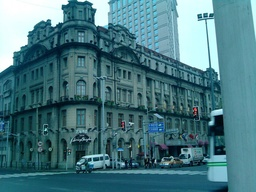
#> input picture utils/FoHIS/img/img.jpg, 256 x 192 px, shrunk from 1280 x 960 before the run
$ python -i guided_filter.py   (imports and definitions only)
#> lines starting #> are read from the running program, lines starting #| are printed output that depends on the picture
"""
Towards Simulating Foggy and Hazy Images and Evaluating their Authenticity
Ning Zhang, Lin Zhang*, and Zaixi Cheng
"""

from PIL import Image
import numpy as np


def dot(matrix1, matrix2, operation):
    """dot operation for the matrix1 and matrix2"""
    out = []
    size = len(matrix1), len(matrix1[0])

    for x in range(size[0]):
        temp = []
        for y in range(size[1]):
            temp.append(operation(matrix1[x][y], matrix2[x][y]))

        out.append(temp)

    return out


def convertImageToMatrix(image):
    size = image.size
    out = []

    for x in range(size[1]):
        temp = []
        for y in range(size[0]):
            temp.append(image.getpixel((y, x)))

        out.append(temp)

    return out


def guidedFilter(srcImage, guidedImage, radius, epsilon):
    """guided filter for the image
     src image must be gray image
     guided image must be gray image
    """

    size = srcImage.size
    src = convertImageToMatrix(srcImage)
    guided = convertImageToMatrix(guidedImage)

    one = []

    for x in range(size[1]):
        one.append([1.0] * size[0])

    n = boxFilter(one, radius)

    plus = lambda x, y: x + y
    minus = lambda x, y: x - y
    multiple = lambda x, y: x * y
    divide = lambda x, y: x / y

    meanI = dot(boxFilter(src, radius), n, divide)
    meanP = dot(boxFilter(guided, radius), n, divide)
    meanIP = dot(boxFilter(dot(src, guided, multiple), radius), n, divide)

    covIP = dot(meanIP, dot(meanI, meanP, multiple), minus)

    meanII = dot(boxFilter(dot(src, src, multiple), radius), n, divide)
    varI = dot(meanII, dot(meanI, meanI, multiple), minus)

    epsilonMatrix = []

    for x in range(size[1]):
        epsilonMatrix.append([epsilon] * size[0])

    a = dot(covIP, dot(varI, epsilonMatrix, plus), divide)
    b = dot(meanP, dot(a, meanI, multiple), minus)

    meanA = dot(boxFilter(a, radius), n, divide)
    meanB = dot(boxFilter(b, radius), n, divide)

    return dot(dot(meanA, src, multiple), meanB, plus)


def boxFilter(im, radius):
    """box filter for the image of the radius"""
    height, width = len(im), len(im[0])

    imDst = []
    imCum = []

    for x in range(height):
        imDst.append([0.0] * width)
        imCum.append([0.0] * width)

    #cumulative sum over Y axis
    for i in range(width):
        for j in range(height):
            if j == 0:
                imCum[j][i] = im[j][i]
            else:
                imCum[j][i] = im[j][i] + imCum[j - 1][i]

    #difference over Y axis
    for j in range(radius + 1):
        for i in range(width):
            imDst[j][i] = imCum[j + radius][i]

    for j in range(radius + 1, height - radius):
        for i in range(width):
            imDst[j][i] = imCum[j + radius][i] - imCum[j - radius - 1][i]

    for j in range(height - radius, height):
        for i in range(width):
            imDst[j][i] = imCum[height - 1][i] - imCum[j - radius - 1][i]

    #cumulative sum over X axis
    for j in range(height):
        for i in range(width):
            if i == 0:
                imCum[j][i] = imDst[j][i]
            else:
                imCum[j][i] = imDst[j][i] + imCum[j][i - 1]

    #difference over X axis
    for j in range(height):
        for i in range(radius + 1):
            imDst[j][i] = imCum[j][i + radius]

    for j in range(height):
        for i in range(radius + 1, width - radius):
            imDst[j][i] = imCum[j][i + radius] - imCum[j][i - radius - 1]

    for j in range(height):
        for i in range(width - radius, width):
            imDst[j][i] = imCum[j][width - 1] - imCum[j][i - radius - 1]

    return imDst


def getLight(srcImage, darkImage, cut):
    """get atmospheric light from the picture"""
    size = darkImage.size
    light = []

    for x in range(size[0]):
        for y in range(size[1]):
            light.append(darkImage.getpixel((x, y)))

    light.sort()
    light.reverse()

    threshold = light[int(cut * len(light))]

    atmosphere = {}

    for x in range(size[0]):
        for y in range(size[1]):
            if darkImage.getpixel((x, y)) >= threshold:
                atmosphere.update({(x, y): sum(srcImage.getpixel((x, y))) / 3.0})

    pos = sorted(atmosphere.items(), key = lambda item: item[1], reverse = True)[0][0]

    return srcImage.getpixel(pos)


def getTransmission(input_img, light, omiga):
    """get transmission from the picture"""
    size = input_img.size
    output = []

    for x in range(size[1]):
        temp = []
        for y in range(size[0]):
            temp.append(min(input_img.getpixel((y, x))) / float(min(light)))

        output.append(temp)

    transmission = []

    for x in range(size[1]):
        temp = []
        for y in range(size[0]):
            temp.append(1 - omiga * minimizeFilter(output, (x, y), (10, 10)))

        transmission.append(temp)

    return transmission


def minimizeFilter(input_img, point, size):
    """minimize filter for the input image"""
    begin = (point[0] - size[0] / 2, point[0] + size[0] / 2 + 1)
    end = (point[1] - size[1] / 2, point[1] + size[1] / 2 + 1)

    begin1, begin2 = int(begin[0]), int(begin[1])
    end1, end2 = int(end[0]), int(end[1])

    l = []

    for i in range(begin1, begin2):
        for j in range(end1, end2):
            if (i >= 0 and i < len(input_img)) and (j >= 0 and j < len(input_img[0])):
                l.append(input_img[i][j])

    return min(l)


def ensure(n):
    if n < 0:
        n = 0

    if n > 255:
        n = 255

    return int(n)


def guided_filter_image(img):
    dark = np.asarray(img).min(axis=2)
    light = getLight(img, Image.fromarray(dark), 0.001)

    transmission = getTransmission(img, light, 0.9)

    tranImage = Image.new('L', img.size)
    grayImage = img.convert('L')

    for x in range(img.size[0]):
        for y in range(img.size[1]):
            tranImage.putpixel((x, y), int(transmission[y][x] * 255))


    guided = guidedFilter(grayImage, tranImage, 25, 0.001)

    guidedImage = Image.new('L', img.size)

    for x in range(img.size[0]):
        for y in range(img.size[1]):
            guidedImage.putpixel((x, y), ensure(guided[y][x]))


    return guidedImage


def getDark(input_img, filter, frame):
    """get dark image from the input image"""
    size = input_img.size
    output = []

    for x in range(size[1]):
        temp = []
        for y in range(size[0]):
            temp.append(min(input_img.getpixel((y, x))))

        output.append(temp)

    output = filter2d(output, filter, frame)

    output_img = Image.new('L', size)

    for x in range(size[1]):
        for y in range(size[0]):
            output_img.putpixel((y, x), output[x][y])

    return output_img


def filter2d(input_img, filter, frame):
    """filter of the 2-dimension picture"""
    size = len(input_img), len(input_img[0])
    output = []

    for i in range(size[0]):
        temp = []
        for j in range(size[1]):
            temp.append(filter(input_img, (i, j), frame))

        output.append(temp)

    return output

>>> from PIL import Image
>>> picture = Image.open('../img/img.jpg')
#> picture is the input picture: PIL image 256x192 RGB; mean R, G, B 73.2, 119.6, 128.5
>>> result = guided_filter_image(picture)
#> in guided_filter_image, `dark = np.asarray(img).min(axis=2)`:
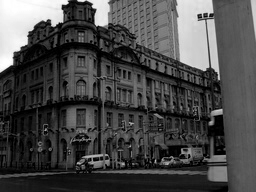
#> dark: shape (192, 256); min 0, max 255, mean 73.1
#> after the loop in getLight, `for x in range(size[0]):`: light = 49152 items
#> in getLight, `threshold = light[int(cut * len(light))]`: threshold = 255
#> after the loop in getLight, `for x in range(size[0]):`: atmosphere = 127 items
#> in getLight, `pos = sorted(atmosphere.items(), key = lambda item: item[1], reverse =..`: pos = (2, 65)
#> in guided_filter_image, `light = getLight(img, Image.fromarray(dark), 0.001)`: light = (255, 255, 255)
#> after the loop in getTransmission, `for x in range(size[1]):`: output = 192 items
#> in guided_filter_image, `tranImage = Image.new('L', img.size)`: tranImage: PIL image 256x192 L; every value is 0
#> in guided_filter_image, `grayImage = img.convert('L')`:
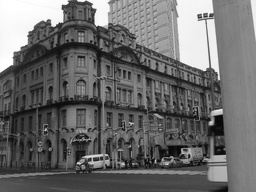
#> grayImage: PIL image 256x192 L; min 4, max 255, mean 106.7
#> after the loop in guided_filter_image, `for x in range(img.size[0]):`:
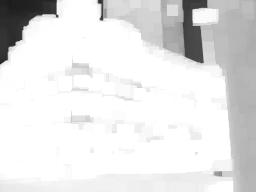
#> tranImage: PIL image 256x192 L; min 27, max 255, mean 227.9
#> after the loop in guided_filter_image, `for x in range(img.size[0]):`:
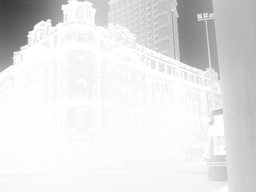
#> guidedImage: PIL image 256x192 L; min 57, max 255, mean 228.1

$ run again, on utils/FoHIS/img/n015-2018-07-24-11-22-45+0800__CAM_FRONT__1532402927612460.jpg
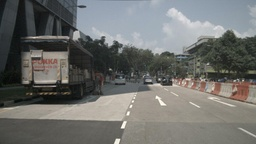
#> input picture utils/FoHIS/img/n015-2018-07-24-11-22-45+0800__CAM_FRONT__1532402927612460.jpg, 256 x 144 px, shrunk from 1600 x 900 before the run
#> picture is the input picture: PIL image 256x144 RGB; mean R, G, B 110.3, 111.2, 108.5
#> in guided_filter_image, `dark = np.asarray(img).min(axis=2)`:
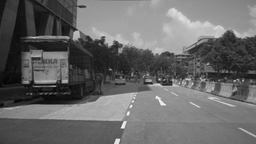
#> dark: shape (144, 256); min 3, max 244, mean 103.5
#> after the loop in getLight, `for x in range(size[0]):`: light = 36864 items
#> threshold = 232
#> after the loop in getLight, `for x in range(size[0]):`: atmosphere = 37 items
#> pos = (127, 114)
#> in guided_filter_image, `light = getLight(img, Image.fromarray(dark), 0.001)`: light = (255, 255, 243)
#> after the loop in getTransmission, `for x in range(size[1]):`: output = 144 items
#> after the loop in guided_filter_image, `for x in range(img.size[0]):`:
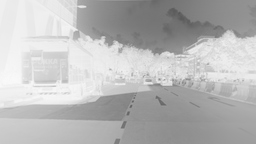
#> guidedImage: PIL image 256x144 L; min 88, max 249, mean 185
